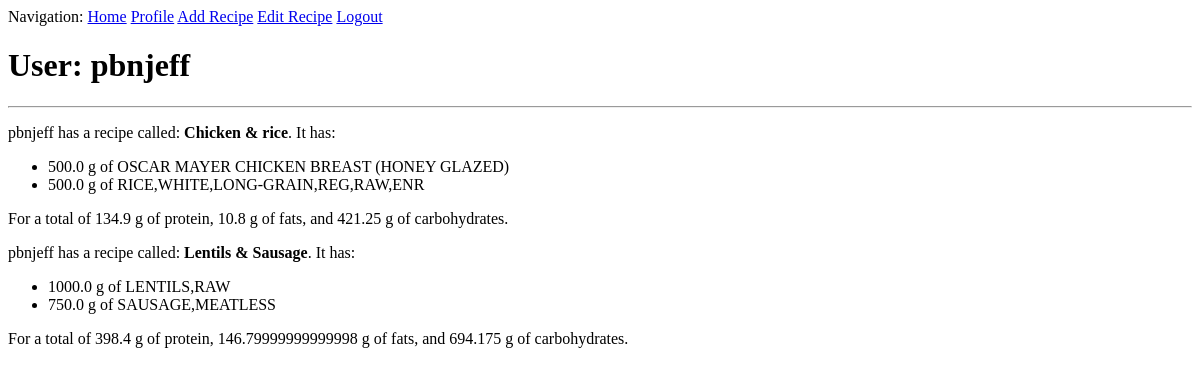
The page /user/pbnjeff (signed in) on the database as committed earlier.
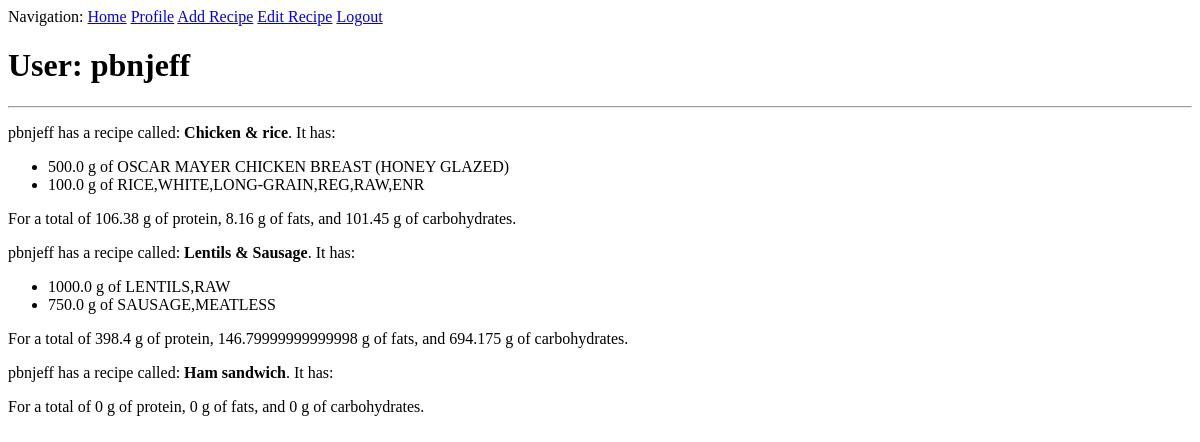
The same page on the database as committed later.
### app/models.py (models this page shows, shortened)
class User(UserMixin, db.Model):
	id = db.Column(db.Integer, primary_key=True)
	username = db.Column(db.String(64), index=True, unique=True)
	email = db.Column(db.String(120), index=True, unique=True)
	password_hash = db.Column(db.String(128))
	recipes = db.relationship('Recipe', backref='user', lazy='dynamic')

class Recipe(db.Model):
	id = db.Column(db.Integer, primary_key=True)
	body = db.Column(db.String(140))
	timestamp = db.Column(db.DateTime, index=True, default=datetime.utcnow)
	user_id = db.Column(db.Integer, db.ForeignKey('user.id'))
	ingredients = db.relationship('IngredientToRecipe', back_populates='recipe')
	def get_macro_totals(self):
		protein_total = fat_total = carbohydrates_total = 0
		for ingredient in self.ingredients:
			scaling_factor = ingredient.ingredient_amt / 100.0
			the_ingredient = ingredient.ingredient
			protein_total += the_ingredient.protein * scaling_factor
			fat_total += the_ingredient.fat * scaling_factor
			carbohydrates_total += the_ingredient.carbohydrates * scaling_factor
		return (protein_total, fat_total, carbohydrates_total)

class IngredientToRecipe(db.Model):
	recipe_id = db.Column(db.Integer, db.ForeignKey('recipe.id'), primary_key=True)
	ingredient_id = db.Column(db.Integer, db.ForeignKey('ingredient.id'), primary_key=True)
	ingredient_amt = db.Column(db.Float)
	recipe = db.relationship('Recipe', back_populates='ingredients')
	ingredient = db.relationship('Ingredient', back_populates='recipes')

class Ingredient(db.Model):
	id = db.Column(db.Integer, primary_key=True)
	description = db.Column(db.String(140), index=True)
	protein = db.Column(db.Float, index=True)
	fat = db.Column(db.Float, index=True)
	saturated_fat = db.Column(db.Float, index=True)
	monounsaturated_fat = db.Column(db.Float, index=True)
	polyunsaturated_fat = db.Column(db.Float, index=True)
	cholesterol = db.Column(db.Float, index=True)
	carbohydrates = db.Column(db.Float, index=True)
	fiber = db.Column(db.Float, index=True)
	sugar = db.Column(db.Float, index=True)
	recipes = db.relationship('IngredientToRecipe', back_populates='ingredient')

### app/routes.py (the view)
@app.route('/user/<username>')
@login_required
def user(username):
	user = User.query.filter_by(username=username).first_or_404()
	return render_template('user.html', user=user, recipes=user.recipes)

### app/models.py (called while the page is built)
@login.user_loader
def load_user(id):
	return User.query.get(int(id))

### app/templates/user.html
{% extends "base.html" %}
{% block content %}
	<h1> User: {{ user.username }} </h1>
	<hr>
	{% for recipe in recipes %}
	<p>
	{{ recipe.user.username }} has a recipe called: <b>{{ recipe.body }}</b>. It has:
	</p>
	<ul>
	{% for assoc in recipe.ingredients %}
		<li>{{ assoc.ingredient_amt }} g of {{ assoc.ingredient.description }}</li>
	{% endfor %}
	</ul>
	<p>
	For a total of {{ recipe.get_macro_totals()[0] }} g of protein, {{ recipe.get_macro_totals()[1] }} g of fats, and
	{{ recipe.get_macro_totals()[2] }} g of carbohydrates.
	</p>
	{% endfor %}
{% endblock %}

### app/templates/base.html (shortened to what this page needs)
<html>
	<head>
	</head>
	<body>
		<div>
			Navigation:
			<a href="{{ url_for('index') }}">Home</a>
			{% if current_user.is_anonymous %}
			<a href="{{ url_for('login') }}">Login</a>
			{% else %}
			<a href="{{ url_for('user', username=current_user.username) }}">Profile</a>
			<a href="{{ url_for('new_recipe') }}">Add Recipe</a>
			<a href="{{ url_for('edit_recipe') }}">Edit Recipe</a>
			<a href="{{ url_for('logout') }}">Logout</a>
			{% endif %}
		</div>
		{% block content %}
		{% endblock %}
	</body>
</html>

Rows that differ between the two databases and show on the page:
changed through a linked row, Recipe "Chicken & rice": ingredient_amt "134.9" → "106.38"; ingredient_amt "10.8" → "8.16"; ingredient_amt "421.25" → "101.45"
changed IngredientToRecipe (number 2 of 4 on the later page): ingredient_amt "500.0" → "100.0"
added Recipe: user.username "pbnjeff", body "Ham sandwich", recipe "0"
